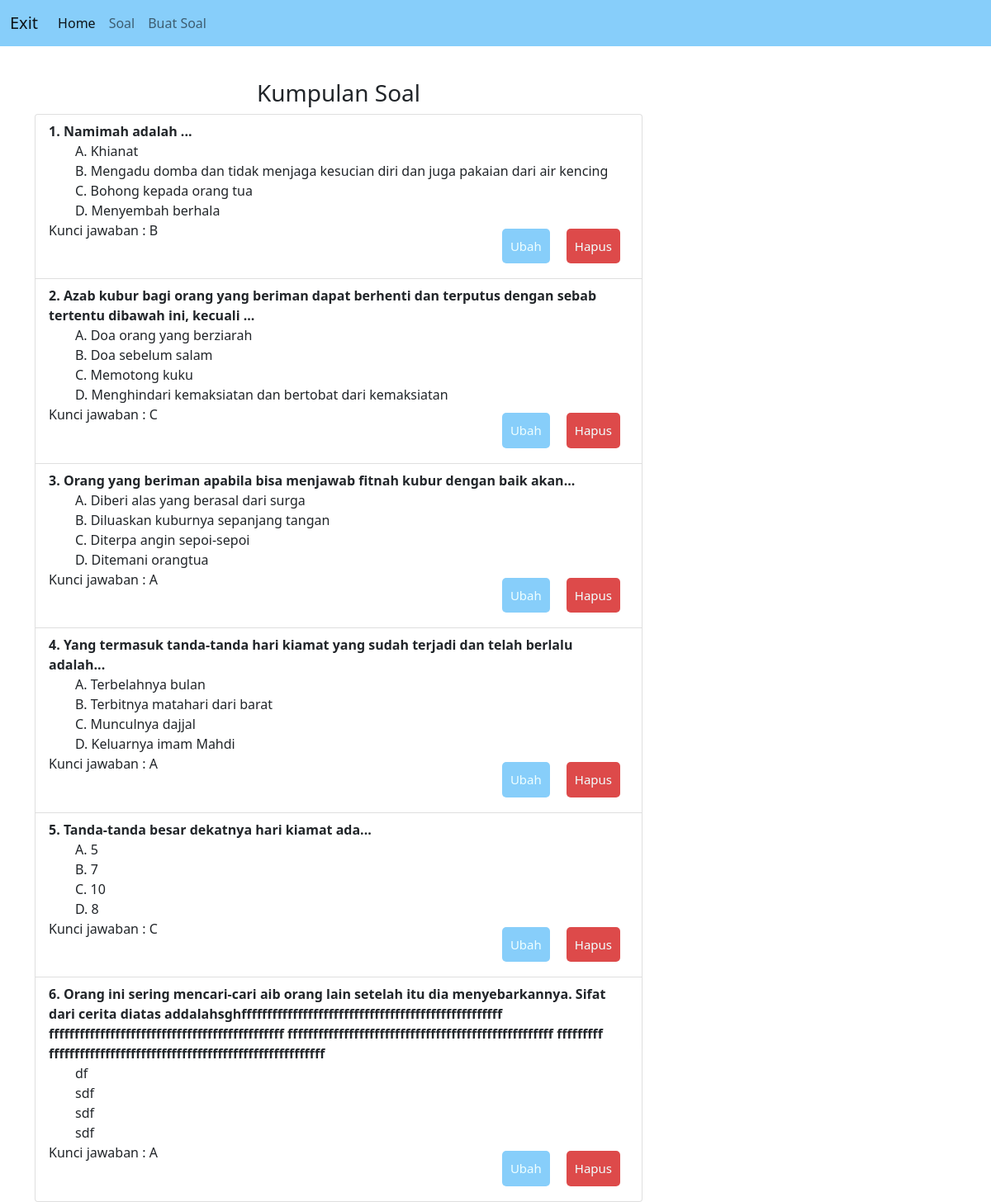
The app's page /banksoal/ with its own data.
### adminHSI/models.py (models this page shows, shortened)
class Soal (models.Model):
    question=models.TextField()
    option_one=models.CharField(max_length=200)
    option_two=models.CharField(max_length=200)
    option_three=models.CharField(max_length=200)
    option_four=models.CharField(max_length=200)
    kunci=models.CharField(max_length=1)
    class Meta:
        verbose_name_plural='Soals'

### adminHSI/views.py (the view)
# urls.py: path('banksoal/',av.banksoal, name="kumpulansoal"),
def banksoal(request):
    soals=Soal.objects.all()
    context={
        'soals':soals
    }
    return render(request,'adminHSI/soal.html',context)

### adminHSI/templates/adminHSI/soal.html (shortened to what this page needs)
{% extends "adminHSI/baseAdmin.html" %}
{% block main %}
<div class="row">
    <div class="col-lg-8 col-lg-offset-2">
        <div class="panel panel-default">
            <div class="header">
                <h3>Kumpulan Soal</h3>
            </div>
            <div>
            <ul class="list-group">
                {%for soal in soals %}
                    <li class="list-group-item">
                        <strong>{{forloop.counter}}. {{soal.question}}</strong>
                        <ul>
                            {{soal.option_one}}<br>
                            {{soal.option_two}}<br>
                            {{soal.option_three}}<br>
                            {{soal.option_four}}
                        </ul>
                    Kunci jawaban : {{soal.kunci}}
                    <span>
                        <a href="{% url 'hapussoal' soal.id%}" class="buttondel">Hapus</a> &nbsp;
                        <a href="{% url 'ubahsoal' soal.id%}" class="button">Ubah</a> &nbsp;
                    </span>
                    </li>
                 {%endfor%}
            </ul>
        </div>
    </div>
</div>
{% endblock %}

### adminHSI/templates/adminHSI/baseAdmin.html (shortened to what this page needs)
<!DOCTYPE html>
<html lang="en">
<head>
    <link href="https://cdn.jsdelivr.net/npm/bootstrap@5.0.2/dist/css/bootstrap.min.css" rel="stylesheet">
</head>
<body>
    <nav class="navbar navbar-expand-lg navbar-light bgblue">
        <div class="container-fluid">
          <a class="navbar-brand" href="{% url 'home' %}">Exit</a>
          <div class="collapse navbar-collapse" id="navbarNav">
            <ul class="navbar-nav">
              <li class="nav-item">
                <a class="nav-link active" aria-current="page" href="{% url 'halAdmin' %}">Home</a>
              </li>
              <li class="nav-item">
                <a class="nav-link" href="{% url 'kumpulansoal' %}">Soal</a>
              </li>
              <li class="nav-item">
                <a class="nav-link" href="{% url 'buatsoal' %}">Buat Soal</a>
              </li>
            </ul>
          </div>
        </div>
      </nav>
      <div class="container">
        {% block main %}{% endblock %}
      </div>
</body>
</html>

### adminHSI/templates/adminHSI/baseAdmin.html (style rules this page uses)
.header { text-align: center; margin-top: 40px; }
.bgblue { background-color: lightskyblue; }
.button { background-color: lightskyblue; border:none; color: azure; padding: 10px; border-radius: 5px; transition-duration: 0.3s; font-size: 15px; float: right; margin: 10px; text-decoration: none; }
.buttondel { background-color: rgba(218, 54, 54, 0.897); border:none; color: azure; padding: 10px; border-radius: 5px; transition-duration: 0.3s; font-size: 15px; float: right; margin: 10px; text-decoration: none; }

### records on screen
Soal: question "Namimah adalah ...", option_one "A. Khianat", option_two "B. Mengadu domba dan tidak menjaga kesucian diri dan juga pakaian dari air kencing", option_three "C. Bohong kepada orang tua", option_four "D. Menyembah berhala", kunci "B"
Soal: question "Azab kubur bagi orang yang beriman dapat berhenti dan terputus dengan sebab tertentu dibawah ini, kecuali ...", option_one "A. Doa orang yang berziarah", option_two "B. Doa sebelum salam", option_three "C. Memotong kuku", option_four "D. Menghindari kemaksiatan dan bertobat dari kemaksiatan", kunci "C"
Soal: question "Orang yang beriman apabila bisa menjawab fitnah kubur dengan baik akan...", option_one "A. Diberi alas yang berasal dari surga", option_two "B. Diluaskan kuburnya sepanjang tangan", option_three "C. Diterpa angin sepoi-sepoi", option_four "D. Ditemani orangtua", kunci "A"
Soal: question "Yang termasuk tanda-tanda hari kiamat yang sudah terjadi dan telah berlalu adalah...", option_one "A. Terbelahnya bulan", option_two "B. Terbitnya matahari dari barat", option_three "C. Munculnya dajjal", option_four "D. Keluarnya imam Mahdi", kunci "A"
Soal: question "Tanda-tanda besar dekatnya hari kiamat ada...", option_one "A. 5", option_two "B. 7", option_three "C. 10", option_four "D. 8", kunci "C"
Soal: question "Orang ini sering mencari-cari aib orang lain setelah itu dia menyebarkannya. Sifat dari cerita diatas addalahsghfffffffffffffffffffffffffffffffffffffffffffffffffff ffffffffffffffffffffffffffffffffffffffffffffff ffffffffffffffffffffffffffffffffffffffffffffffffffff fffffffff ffffffffffffffffffffffffffffffffffffffffffffffffffffff", option_one "df", option_two "sdf", option_three "sdf", option_four "sdf", kunci "A"
